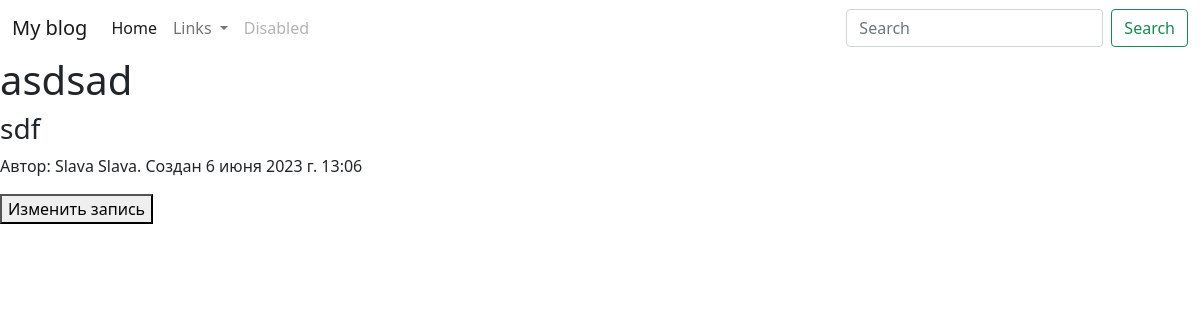
/blog/post/13/, run on the app's committed database.
### main/models.py (models this page shows, shortened)
class Post(models.Model):
    title = models.CharField(max_length=128, verbose_name='Заголовок')
    body = models.TextField(verbose_name='Статья')
    draft = models.BooleanField(default=True)
    changed_at = models.DateTimeField(auto_now=True, )
    created_at = models.DateTimeField(auto_now_add=True)
    author = models.ForeignKey(User, on_delete=models.CASCADE, verbose_name='Автор')
    class Meta:
        verbose_name = 'Пост'
        verbose_name_plural = 'Посты'

### main/views.py (the view)
# urls.py: path('post/<int:pk>/',PostDetail.as_view(),  name='post_detail'),
class PostDetail(DetailView):
    model = Post

### main/templates/main/post_detail.html (shortened to what this page needs)
{% extends 'base.html' %}
{% block content %}
    <h1>{{ post.title }}</h1>
    <h3>{{ post.body }}</h3>
    <p>Автор: {{ post.author }} {{ post.author.first_name}}. Создан {{ post.created_at }}</p>
<a href="{% url 'post_update' pk=post.pk %} "><button>Изменить запись</button></a>
{% endblock content %}

### data on the page
Post: title "asdsad", body "sdf", author "Slava", author.first_name "Slava", created_at "6 июня 2023 г. 13:06"
